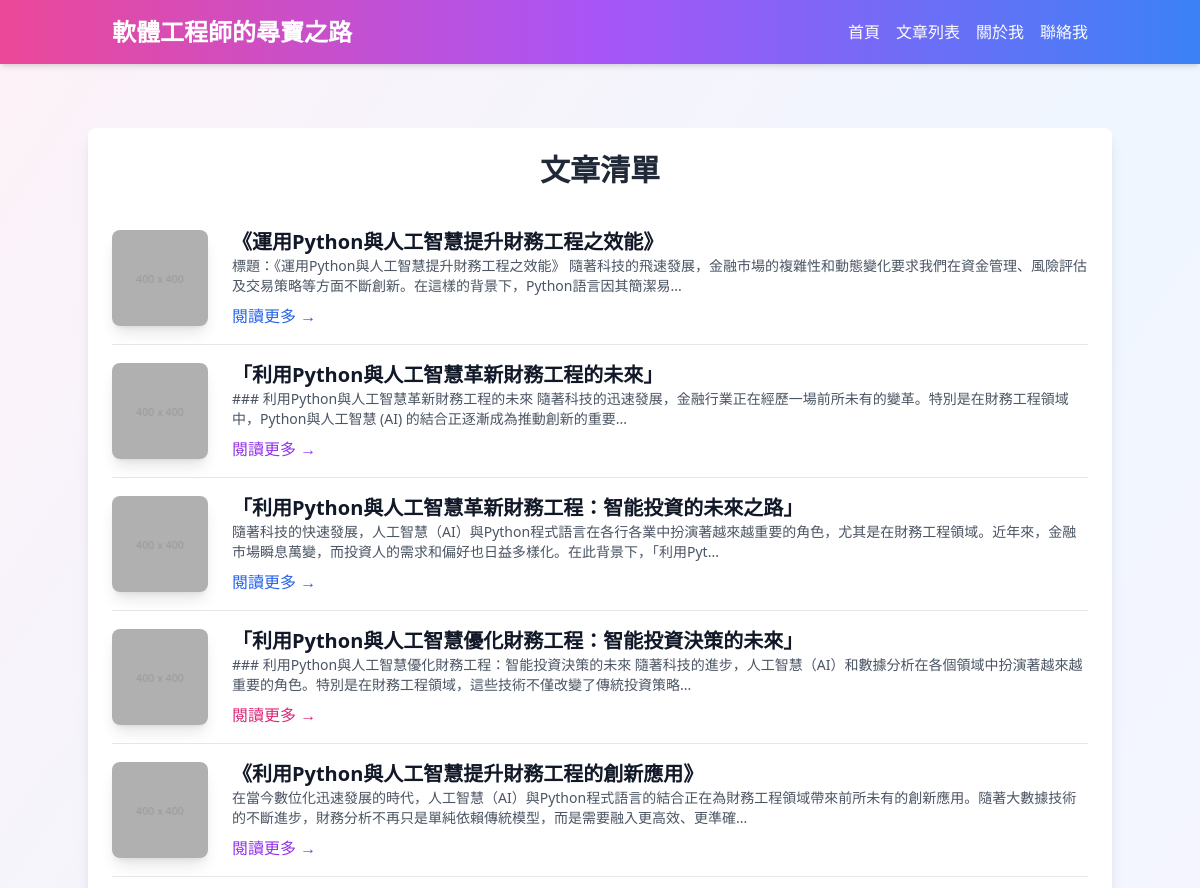
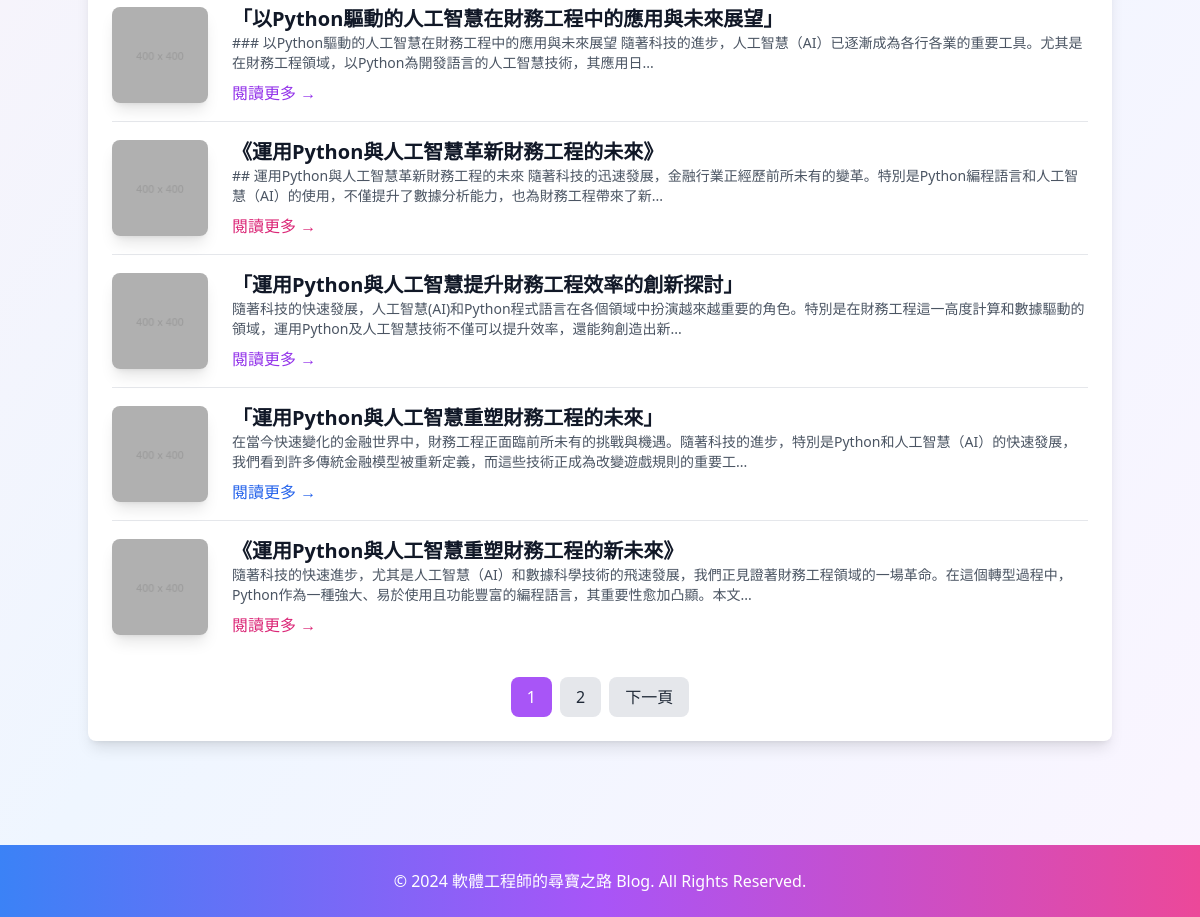
Screenshot of /list_article/1 with the database file from the repository (2 pictures, top to bottom).
### tables this page shows
CREATE TABLE articles (
            id INTEGER PRIMARY KEY AUTOINCREMENT,
            title TEXT NOT NULL,
            content TEXT NOT NULL
        );

### app.py (the view)
@app.route('/list_article/<int:page>')
def list_article(page):
    db = SQLiteTool("my_blog.db")
    articles = db.execute_read_query("SELECT id,title,content FROM articles ORDER BY id DESC")
    db.close_connection()
    current_page = page
    total_pages = int(len(articles)/10)
    base_url = "/list_article"
    page_numbers = [
        {"number": i, "url": f"{base_url}/{i}", "current": (i == current_page)}
        for i in range(1, total_pages + 1)
    ]
    prev_page_url = f"{base_url}/{current_page - 1}" if current_page > 1 else None
    next_page_url = f"{base_url}/{current_page + 1}" if current_page < total_pages else None
    articles = list(articles)[0+page*10:10+page*10]
    if len(articles) < 3:
        articles = [
            {
                "image": "B0B0B0.png",
                "title": "no article",
                "description": "no article",
                "link": "#",
                "link_color": random.choice(["purple", "blue", "pink"])
            },
                    {
                "image": "B0B0B0.png",
                "title": "no article",
                "description": "no article",
                "link": "#",
                "link_color": random.choice(["purple", "blue", "pink"])
            },
                    {
                "image": "B0B0B0.png",
                "title": "no article",
                "description": "no article",
                "link": "#",
                "link_color": random.choice(["purple", "blue", "pink"])
            }
        ]
    else:
        articles = [
            {
                "image": "B0B0B0.png",
                "title": article["title"],
                "description": article["content"][:100] + "...",
                "link": "/read_article/" + str(article["id"]),
                "link_color": random.choice(["purple", "blue", "pink"])
            }
            for article in articles
        ]
    return render_template('list_article.html',
        articles=articles,
        page_numbers=page_numbers,
        prev_page_url=prev_page_url,
        next_page_url=next_page_url,)

### sqlitetool.py (called while the page is built)
    def execute_read_query(self, query, params=None):
        cursor = self.connection.cursor()
        try:
            if params:
                cursor.execute(query, params)
            else:
                cursor.execute(query)
            result = cursor.fetchall()
            column_names = [description[0] for description in cursor.description]
            json_objects = []
            for row in result:
                json_object = dict(zip(column_names, row))
                json_objects.append(json_object)
            return json_objects
        except Error as e:
            print(f"查詢失敗: {e}")
            return None

    def close_connection(self):
        if self.connection:
            self.connection.close()
            print("資料庫連接已關閉")

### templates/list_article.html (shortened to what this page needs)
<!DOCTYPE html>
<html lang="en">
<head>
    <script src="https://cdn.tailwindcss.com"></script>
</head>
<body class="bg-gradient-to-br from-pink-50 via-blue-50 to-purple-50 text-gray-800 font-sans">
    <header class="bg-gradient-to-r from-pink-500 via-purple-500 to-blue-500 text-white shadow-md sticky top-0 z-10">
        <div class="container mx-auto flex items-center justify-between py-4 px-6">
            <h1 class="text-2xl font-bold">軟體工程師的尋寶之路</h1>
            <nav class="space-x-4 hidden md:flex">
                <a href="/" class="hover:underline">首頁</a>
                <a href="/list_article/1" class="hover:underline">文章列表</a>
                <a href="/about" class="hover:underline">關於我</a>
                <a href="/contact" class="hover:underline">聯絡我</a>
            </nav>
        </div>
    </header>
    <main class="py-16">
        <div class="container mx-auto px-6 bg-white shadow-lg rounded-lg">
            <h2 class="text-3xl font-bold text-gray-800 text-center py-6">文章清單</h2>
            <div class="divide-y divide-gray-200">
                {% for article in articles %}
                <div class="py-4 flex items-center">
                    <img src="{{ url_for('static', filename=article.image) }}" alt="文章圖片"
                        class="w-24 h-24 rounded-lg shadow-lg mr-6">
                    <div class="flex-1">
                        <h3 class="text-xl font-bold text-gray-900">{{ article.title }}</h3>
                        <p class="text-gray-600 text-sm">{{ article.description }}</p>
                        <a href="{{ article.link }}"
                            class="mt-2 inline-block text-{{ article.link_color }}-600 hover:text-{{ article.link_color }}-800">閱讀更多
                            →</a>
                    </div>
                </div>
                {% endfor %}
            </div>
            <div class="py-6 flex justify-center space-x-2">
                {% for page_num in page_numbers %}
                <a href="{{ page_num.url }}" class="px-4 py-2
                {% if page_num.current %}
                    bg-purple-500 text-white hover:bg-purple-600
                {% else %}
                    bg-gray-200 text-gray-800 hover:bg-gray-300
                {% endif %}
                rounded-lg">
                    {{ page_num.number }}
                </a>
                {% endfor %}
                {% if next_page_url %}
                <a href="{{ next_page_url }}"
                    class="px-4 py-2 bg-gray-200 text-gray-800 rounded-lg hover:bg-gray-300">下一頁</a>
                {% endif %}
            </div>
        </div>
    </main>
    <footer class="bg-gradient-to-r from-blue-500 via-purple-500 to-pink-500 text-white py-6 mt-10">
        <div class="container mx-auto text-center px-6">
            <p>© 2024 軟體工程師的尋寶之路 Blog. All Rights Reserved.</p>
        </div>
    </footer>
</body>
</html>

### rows the page displays
articles: title "《運用Python與人工智慧提升財務工程之效能》", description "標題：《運用Python與人工智慧提升財務工程之效能》 隨著科技的飛速發展，金融市場的複雜性和動態變化要求我們在資金管理、風險評估及交易策略等方面不斷創新。在這樣的背景下，Python語言因其簡潔易..."
articles: title "「利用Python與人工智慧革新財務工程的未來」", description "### 利用Python與人工智慧革新財務工程的未來 隨著科技的迅速發展，金融行業正在經歷一場前所未有的變革。特別是在財務工程領域中，Python與人工智慧 (AI) 的結合正逐漸成為推動創新的重要..."
articles: title "「利用Python與人工智慧革新財務工程：智能投資的未來之路」", description "隨著科技的快速發展，人工智慧（AI）與Python程式語言在各行各業中扮演著越來越重要的角色，尤其是在財務工程領域。近年來，金融市場瞬息萬變，而投資人的需求和偏好也日益多樣化。在此背景下，「利用Pyt..."
articles: title "「利用Python與人工智慧優化財務工程：智能投資決策的未來」", description "### 利用Python與人工智慧優化財務工程：智能投資決策的未來 隨著科技的進步，人工智慧（AI）和數據分析在各個領域中扮演著越來越重要的角色。特別是在財務工程領域，這些技術不僅改變了傳統投資策略..."
articles: title "《利用Python與人工智慧提升財務工程的創新應用》", description "在當今數位化迅速發展的時代，人工智慧（AI）與Python程式語言的結合正在為財務工程領域帶來前所未有的創新應用。隨著大數據技術的不斷進步，財務分析不再只是單純依賴傳統模型，而是需要融入更高效、更準確..."
articles: title "「以Python驅動的人工智慧在財務工程中的應用與未來展望」", description "### 以Python驅動的人工智慧在財務工程中的應用與未來展望 隨著科技的進步，人工智慧（AI）已逐漸成為各行各業的重要工具。尤其是在財務工程領域，以Python為開發語言的人工智慧技術，其應用日..."
articles: title "《運用Python與人工智慧革新財務工程的未來》", description "## 運用Python與人工智慧革新財務工程的未來 隨著科技的迅速發展，金融行業正經歷前所未有的變革。特別是Python編程語言和人工智慧（AI）的使用，不僅提升了數據分析能力，也為財務工程帶來了新..."
articles: title "「運用Python與人工智慧提升財務工程效率的創新探討」", description "隨著科技的快速發展，人工智慧(AI)和Python程式語言在各個領域中扮演越來越重要的角色。特別是在財務工程這一高度計算和數據驅動的領域，運用Python及人工智慧技術不僅可以提升效率，還能夠創造出新..."
articles: title "「運用Python與人工智慧重塑財務工程的未來」", description "在當今快速變化的金融世界中，財務工程正面臨前所未有的挑戰與機遇。隨著科技的進步，特別是Python和人工智慧（AI）的快速發展，我們看到許多傳統金融模型被重新定義，而這些技術正成為改變遊戲規則的重要工..."
articles: title "《運用Python與人工智慧重塑財務工程的新未來》", description "隨著科技的快速進步，尤其是人工智慧（AI）和數據科學技術的飛速發展，我們正見證著財務工程領域的一場革命。在這個轉型過程中，Python作為一種強大、易於使用且功能豐富的編程語言，其重要性愈加凸顯。本文..."

### other values shown
{{ page_num.number }} "1" "2"
